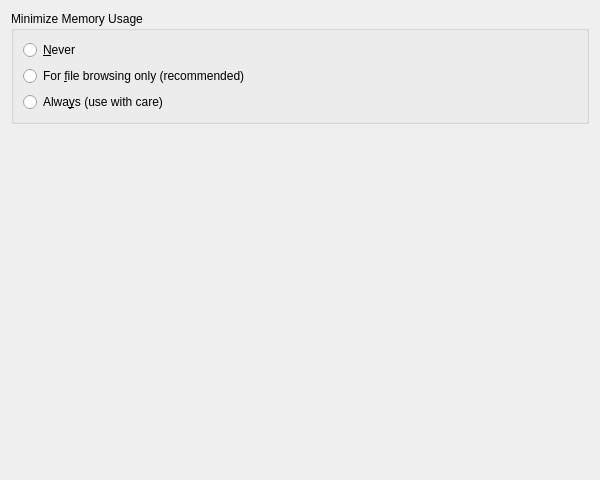
<?xml version="1.0" encoding="UTF-8"?>
<ui version="4.0">
 <class>KCMPerformance::Konqueror_ui</class>
 <widget class="QWidget" name="KCMPerformance::Konqueror_ui">
  <property name="geometry">
   <rect>
    <x>0</x>
    <y>0</y>
    <width>600</width>
    <height>480</height>
   </rect>
  </property>
  <layout class="QVBoxLayout">
   <item>
    <widget class="QGroupBox" name="reuse_group">
     <property name="title">
      <string>Minimize Memory Usage</string>
     </property>
     <layout class="QVBoxLayout">
      <item>
       <widget class="QRadioButton" name="rb_never_reuse">
        <property name="text">
         <string>&amp;Never</string>
        </property>
       </widget>
      </item>
      <item>
       <widget class="QRadioButton" name="rb_file_browsing_reuse">
        <property name="text">
         <string>For &amp;file browsing only (recommended)</string>
        </property>
       </widget>
      </item>
      <item>
       <widget class="QRadioButton" name="rb_always_reuse">
        <property name="text">
         <string>Alwa&amp;ys (use with care)</string>
        </property>
       </widget>
      </item>
     </layout>
    </widget>
   </item>
   <item>
    <spacer name="spacer1">
     <property name="orientation">
      <enum>Qt::Vertical</enum>
     </property>
     <property name="sizeType">
      <enum>QSizePolicy::Expanding</enum>
     </property>
     <property name="sizeHint" stdset="0">
      <size>
       <width>20</width>
       <height>160</height>
      </size>
     </property>
    </spacer>
   </item>
  </layout>
 </widget>
 <resources/>
 <connections/>
</ui>
